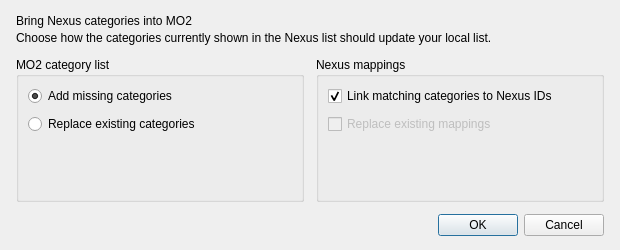
<?xml version="1.0" encoding="UTF-8"?>
<ui version="4.0">
 <class>CategoryImportDialog</class>
 <widget class="QDialog" name="CategoryImportDialog">
  <property name="geometry">
    <rect><x>0</x><y>0</y><width>620</width><height>250</height></rect>
  </property>
  <property name="windowTitle"><string>Import Nexus categories</string></property>
  <layout class="QVBoxLayout" name="verticalLayout">
   <property name="leftMargin"><number>16</number></property>
   <property name="topMargin"><number>14</number></property>
   <property name="rightMargin"><number>16</number></property>
   <property name="bottomMargin"><number>14</number></property>
   <property name="spacing"><number>12</number></property>
   <item>
    <layout class="QVBoxLayout" name="introLayout">
     <property name="spacing"><number>3</number></property>
     <item>
      <widget class="QLabel" name="dialogHeading">
       <property name="text"><string>Bring Nexus categories into MO2</string></property>
      </widget>
     </item>
     <item>
      <widget class="QLabel" name="dialogDescription">
       <property name="text"><string>Choose how the categories currently shown in the Nexus list should update your local list.</string></property>
       <property name="wordWrap"><bool>true</bool></property>
      </widget>
     </item>
    </layout>
   </item>
   <item>
    <layout class="QHBoxLayout" name="optionsLayout">
     <property name="spacing"><number>12</number></property>
     <item>
      <widget class="QGroupBox" name="strategyBox">
       <property name="title"><string>MO2 category list</string></property>
       <layout class="QVBoxLayout" name="strategyLayout">
        <property name="spacing"><number>8</number></property>
        <item>
         <widget class="QRadioButton" name="mergeOption">
          <property name="toolTip"><string>Add categories that are missing and keep the categories you already have.</string></property>
          <property name="text"><string>Add missing categories</string></property>
          <property name="checked"><bool>true</bool></property>
          <attribute name="buttonGroup"><string notr="true">strategyGroup</string></attribute>
         </widget>
        </item>
        <item>
         <widget class="QRadioButton" name="replaceOption">
          <property name="toolTip"><string>Replace your existing MO2 category list with the categories shown in the Nexus list.</string></property>
          <property name="text"><string>Replace existing categories</string></property>
          <property name="checked"><bool>false</bool></property>
          <attribute name="buttonGroup"><string notr="true">strategyGroup</string></attribute>
         </widget>
        </item>
        <item>
         <spacer name="strategySpacer">
          <property name="orientation"><enum>Qt::Vertical</enum></property>
          <property name="sizeHint" stdset="0"><size><width>20</width><height>20</height></size></property>
         </spacer>
        </item>
       </layout>
      </widget>
     </item>
     <item>
      <widget class="QGroupBox" name="mappingBox">
       <property name="title"><string>Nexus mappings</string></property>
       <layout class="QVBoxLayout" name="mappingLayout">
        <property name="spacing"><number>8</number></property>
        <item>
         <widget class="QCheckBox" name="assignOption">
          <property name="toolTip"><string>For categories with matching names, add the Nexus ID while keeping existing mappings.</string></property>
          <property name="text"><string>Link matching categories to Nexus IDs</string></property>
          <property name="checked"><bool>true</bool></property>
         </widget>
        </item>
        <item>
         <widget class="QCheckBox" name="remapOption">
          <property name="enabled"><bool>false</bool></property>
          <property name="toolTip"><string>Replace prior Nexus mappings on matching MO2 categories with the imported IDs.</string></property>
          <property name="text"><string>Replace existing mappings</string></property>
         </widget>
        </item>
        <item>
         <spacer name="mappingSpacer">
          <property name="orientation"><enum>Qt::Vertical</enum></property>
          <property name="sizeHint" stdset="0"><size><width>20</width><height>20</height></size></property>
         </spacer>
        </item>
       </layout>
      </widget>
     </item>
    </layout>
   </item>
   <item>
    <widget class="QDialogButtonBox" name="buttonBox">
     <property name="orientation"><enum>Qt::Horizontal</enum></property>
     <property name="standardButtons"><set>QDialogButtonBox::Cancel|QDialogButtonBox::Ok</set></property>
    </widget>
   </item>
  </layout>
 </widget>
 <resources/>
 <connections/>
 <buttongroups><buttongroup name="strategyGroup"/></buttongroups>
</ui>
